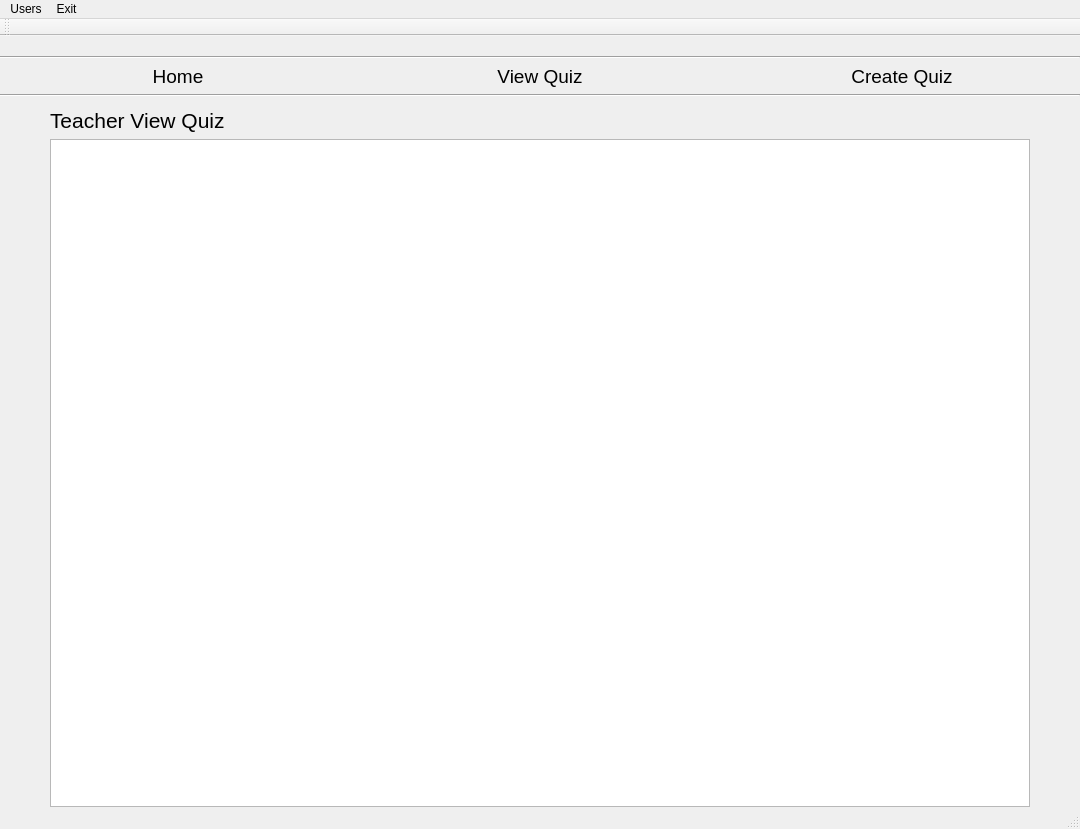
<?xml version="1.0" encoding="UTF-8"?>
<ui version="4.0">
 <class>teacherViewQuiz</class>
 <widget class="QMainWindow" name="teacherViewQuiz">
  <property name="geometry">
   <rect>
    <x>0</x>
    <y>0</y>
    <width>1080</width>
    <height>829</height>
   </rect>
  </property>
  <property name="sizePolicy">
   <sizepolicy hsizetype="MinimumExpanding" vsizetype="Preferred">
    <horstretch>0</horstretch>
    <verstretch>0</verstretch>
   </sizepolicy>
  </property>
  <property name="minimumSize">
   <size>
    <width>800</width>
    <height>600</height>
   </size>
  </property>
  <property name="windowTitle">
   <string>Teacher View Quiz</string>
  </property>
  <property name="windowIcon">
   <iconset>
    <normaloff>Image/javaicon.png</normaloff>Image/javaicon.png</iconset>
  </property>
  <widget class="QWidget" name="centralWidget">
   <layout class="QVBoxLayout" name="verticalLayout" stretch="0,1,0">
    <property name="leftMargin">
     <number>0</number>
    </property>
    <property name="topMargin">
     <number>0</number>
    </property>
    <property name="rightMargin">
     <number>0</number>
    </property>
    <property name="bottomMargin">
     <number>0</number>
    </property>
    <item>
     <layout class="QVBoxLayout" name="overallLayout" stretch="0,0,0">
      <item>
       <widget class="QLabel" name="bg">
        <property name="text">
         <string/>
        </property>
        <property name="pixmap">
         <pixmap>Image/gg2.JPG</pixmap>
        </property>
       </widget>
      </item>
      <item>
       <widget class="Line" name="line">
        <property name="orientation">
         <enum>Qt::Horizontal</enum>
        </property>
       </widget>
      </item>
      <item>
       <layout class="QHBoxLayout" name="menu">
        <property name="topMargin">
         <number>0</number>
        </property>
        <item>
         <widget class="QPushButton" name="homeBtn">
          <property name="font">
           <font>
            <family>Arial</family>
            <pointsize>14</pointsize>
           </font>
          </property>
          <property name="styleSheet">
           <string notr="true">QPushButton
{
	border: None;
}

QPushButton:hover
{
	color: rgb(47,79,79);
	font-size: 34px;
}

</string>
          </property>
          <property name="text">
           <string>Home</string>
          </property>
         </widget>
        </item>
        <item>
         <widget class="QPushButton" name="viewquizBtn">
          <property name="font">
           <font>
            <family>Arial</family>
            <pointsize>14</pointsize>
           </font>
          </property>
          <property name="styleSheet">
           <string notr="true">QPushButton
{
	border: None;
}

QPushButton:hover
{
	color: rgb(47,79,79);
	font-size: 34px;
}

</string>
          </property>
          <property name="text">
           <string>View Quiz</string>
          </property>
         </widget>
        </item>
        <item>
         <widget class="QPushButton" name="createquizBtn">
          <property name="font">
           <font>
            <family>Arial</family>
            <pointsize>14</pointsize>
           </font>
          </property>
          <property name="styleSheet">
           <string notr="true">QPushButton
{
	border: None;
}

QPushButton:hover
{
	color: rgb(47,79,79);
	font-size: 34px;
}

</string>
          </property>
          <property name="text">
           <string>Create Quiz</string>
          </property>
         </widget>
        </item>
       </layout>
      </item>
     </layout>
    </item>
    <item>
     <widget class="Line" name="line_2">
      <property name="orientation">
       <enum>Qt::Horizontal</enum>
      </property>
     </widget>
    </item>
    <item>
     <layout class="QVBoxLayout" name="Content">
      <property name="leftMargin">
       <number>50</number>
      </property>
      <property name="topMargin">
       <number>5</number>
      </property>
      <property name="rightMargin">
       <number>50</number>
      </property>
      <item>
       <widget class="QLabel" name="title">
        <property name="font">
         <font>
          <family>Arial</family>
          <pointsize>16</pointsize>
         </font>
        </property>
        <property name="text">
         <string>Teacher View Quiz</string>
        </property>
       </widget>
      </item>
      <item>
       <widget class="QTableView" name="chertableView">
        <property name="sizePolicy">
         <sizepolicy hsizetype="MinimumExpanding" vsizetype="Expanding">
          <horstretch>0</horstretch>
          <verstretch>0</verstretch>
         </sizepolicy>
        </property>
        <property name="autoScrollMargin">
         <number>16</number>
        </property>
       </widget>
      </item>
     </layout>
    </item>
   </layout>
  </widget>
  <widget class="QMenuBar" name="menuBar">
   <property name="geometry">
    <rect>
     <x>0</x>
     <y>0</y>
     <width>1080</width>
     <height>31</height>
    </rect>
   </property>
   <widget class="QMenu" name="menuUsers">
    <property name="title">
     <string>Users</string>
    </property>
    <addaction name="actionLogout"/>
    <addaction name="actionLogout_2"/>
   </widget>
   <widget class="QMenu" name="menuExit">
    <property name="title">
     <string>Exit</string>
    </property>
    <addaction name="actionClose_Alt_F4"/>
   </widget>
   <addaction name="menuUsers"/>
   <addaction name="menuExit"/>
  </widget>
  <widget class="QToolBar" name="mainToolBar">
   <attribute name="toolBarArea">
    <enum>TopToolBarArea</enum>
   </attribute>
   <attribute name="toolBarBreak">
    <bool>false</bool>
   </attribute>
  </widget>
  <widget class="QStatusBar" name="statusBar"/>
  <action name="actionLogout">
   <property name="text">
    <string>Change Password</string>
   </property>
  </action>
  <action name="actionClose_Alt_F4">
   <property name="text">
    <string>Close (Alt + F4)</string>
   </property>
  </action>
  <action name="actionLogout_2">
   <property name="text">
    <string>Logout</string>
   </property>
  </action>
 </widget>
 <layoutdefault spacing="6" margin="11"/>
 <resources/>
 <connections/>
</ui>
